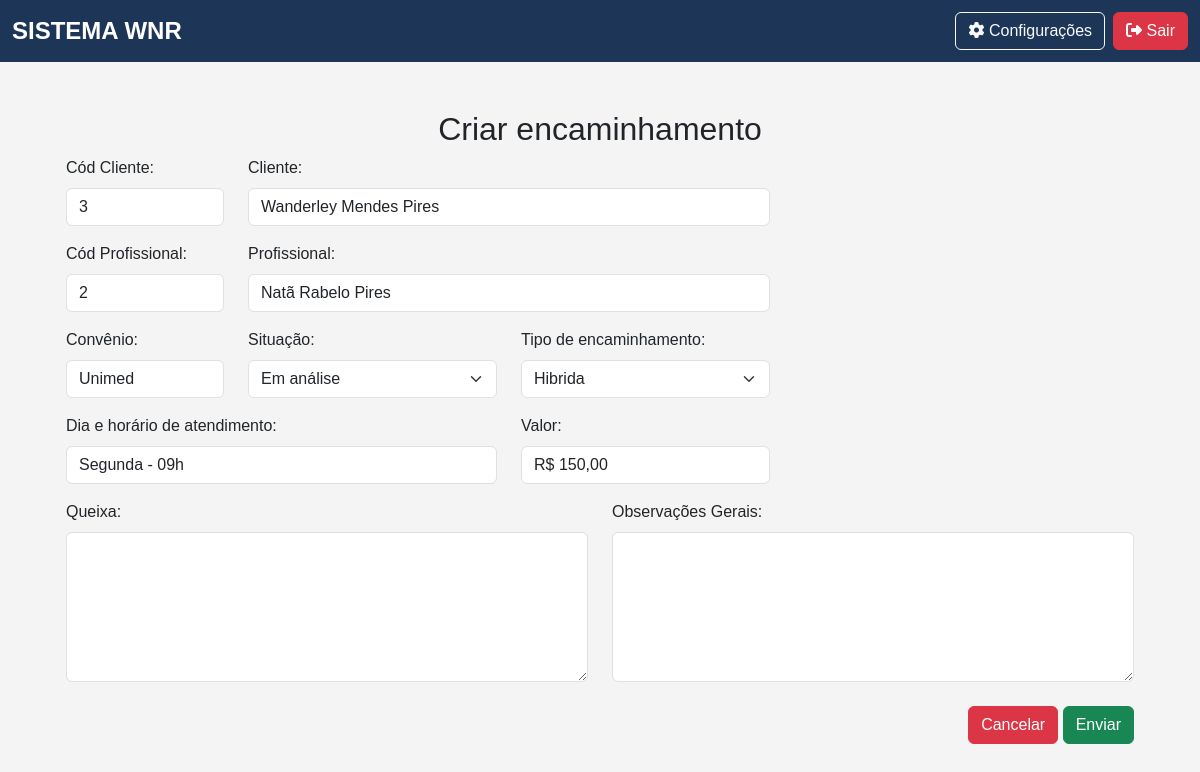
Page /editar_encaminhamento/2 (signed in) on the earlier database version.
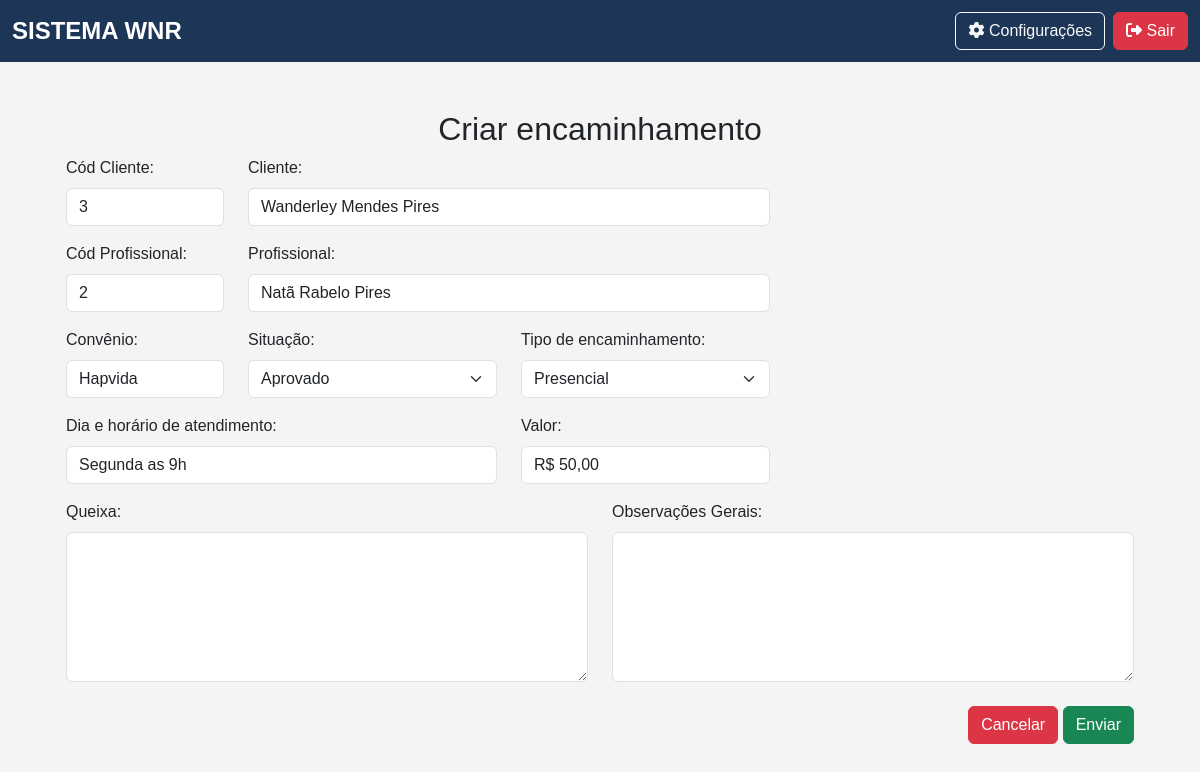
Same page on the later database version.
### app/models.py (models this page shows)
class Encaminhamento(db.Model):
    __tablename__ = "encaminhamentos"
    id                      = Column(Integer, primary_key=True, index=True)
    cliente_id              = Column(Integer, ForeignKey("clientes.id", ondelete="CASCADE"))
    profissional_id         = Column(Integer, ForeignKey("profissionais.id", ondelete="CASCADE"))
    convenio                = Column(String)
    dias_horas_atendimento  = Column(String)
    data_encaminhamento     = Column(Date)
    observacoes_gerais      = Column(String)
    queixa                  = Column(String)
    situacao                = Column(String)
    tipo_encaminhamento     = Column(String)
    valor                   = Column(Float)
    cliente = relationship("Cliente", back_populates="encaminhamentos")
    profissional = relationship("Profissional", back_populates="encaminhamentos")

class Cliente(db.Model):
    __tablename__ = "clientes"
    id                      = Column(Integer, primary_key=True, index=True)
    nome                    = Column(String, index=True)
    cpf                     = Column(String(11), unique=True, index=True)
    email                   = Column(String, unique=True, index=True)
    data_nascimento         = Column(Date)
    renda_familiar          = Column(Float)
    bairro                  = Column(String)
    canal_divulgacao        = Column(String)
    cep                     = Column(String(8))
    cidade                  = Column(String)
    condicao_habitacao      = Column(String)
    cpf_responsavel         = Column(String(11), nullable=True, default="")
    numero_cs               = Column(String)
    despesa_mensal          = Column(Float)
    escolaridade            = Column(String)
    estado                  = Column(String)
    endereco                = Column(String)
    fone_contato            = Column(String)
    fone_pessoal            = Column(String)
    foto                    = Column(String)
    grau_parentesco         = Column(String)
    nome_plano_saude        = Column(String, default="Sem plano de Saúde")
    nome_responsavel        = Column(String, default="")
    numero_filhos           = Column(Integer, default=0)
    possui_filhos           = Column(String)
    plano_saude             = Column(String)
    previdenciario          = Column(String)
    profissao               = Column(String)
    remuneracao             = Column(Float)
    rg                      = Column(String)
    saldo                   = Column(Float)
    sexo                    = Column(String)
    tipo_moradia            = Column(String)
    transporte              = Column(String)
    encaminhamentos = relationship("Encaminhamento", back_populates="cliente", cascade="all, delete-orphan")
    guias = relationship("Guia", back_populates="cliente")

class Profissional(db.Model):
    __tablename__ = "profissionais"
    id                      = Column(Integer, primary_key=True, index=True)
    nome                    = Column(String, index=True)
    cpf                     = Column(String(11), unique=True, index=True)
    email                   = Column(String, unique=True, index=True)
    data_nascimento         = Column(Date)
    bairro                  = Column(String)
    banco                   = Column(String)
    cep                     = Column(String(8))
    cidade                  = Column(String)
    graduacao               = Column(String)
    issqn                   = Column(String)
    fone_pessoal            = Column(String)
    fone_profissional       = Column(String)
    foto                    = Column(String)
    curriculum_lattes       = Column(String)
    dias_horas_disponiveis  = Column(String)
    endereco_profissional   = Column(String)
    estado                  = Column(String)
    observacoes             = Column(String)
    pix                     = Column(String)
    registro_profissional   = Column(String)
    rg                      = Column(String)
    valor_minimo            = Column(Float)
    encaminhamentos = relationship("Encaminhamento", back_populates="profissional", cascade="all, delete-orphan")
    guias = relationship("Guia", back_populates="profissional")

### app/routes/referral_routes.py (the view, shortened to what this page needs)
@encaminhamento_bp.route('/editar_encaminhamento/<int:id>', methods=['GET', 'POST'])
@login_required
@role_required('atendimento', 'financeiro', 'admin')
def editar_encaminhamento(id):
    encaminhamento = Encaminhamento.query.get_or_404(id)
    clientes = Cliente.query.all()
    profissionais = Profissional.query.all()
    valor_formatado = formatar_para_moeda(encaminhamento.valor)
    return render_template(
        'encaminhamento/form_edit.html', encaminhamento=encaminhamento, clientes=clientes, profissionais=profissionais, valor_formatado=valor_formatado)

### app/__init__.py (called while the page is built)
@login_manager.user_loader
def load_user(id):
    return Usuario.query.get(int(id))  # Converte para inteiro e busca no banco

### app/utils/edit_values.py (called while the page is built)
def formatar_para_moeda(valor):
    if valor is None:
        return "R$ 0,00"
    return format_currency(valor, 'BRL', locale='pt_BR')

### app/templates/encaminhamento/form_edit.html (shortened to what this page needs)
{% extends 'base.html' %}
{% block content %}
<div class="container mt-4">
    <h2 class="text-center">Criar encaminhamento</h2>
    <form action="{{ url_for('encaminhamento_bp.editar_encaminhamento', id=encaminhamento.id)}}" method="POST">
        <div class="container">
            <div class="row mb-3">
                <div class="col-md-2">
                    <label for="cliente_id" class="form-label">Cód Cliente:</label>
                    <input type="text" id="cliente_id" name="cliente_id" class="form-control" onchange="buscarCliente()" value="{{ encaminhamento.cliente_id }}"/>
                </div>
                <div class="col-md-6">
                    <label for="resultadoCliente" class="form-label">Cliente:</label>
                    <input type="text" id="resultadoCliente" nome="resultadoCliente" class="form-control" value="{{ encaminhamento.cliente.nome }}">
                </div>
            </div>
            <div class="row mb-3">
                <div class="col-md-2">
                    <label for="profissional_id" class="form-label">Cód Profissional:</label>
                    <input type="text" id="profissional_id" name="profissional_id" class="form-control" onchange="buscarProfissional()" value="{{ encaminhamento.profissional_id}}"/>
                </div>
                <div class="col-md-6">
                    <label for="resultado" class="form-label">Profissional:</label>
                    <input type="text" id="resultadoProfissional" name="resultadoProfissional" class="form-control" value="{{ encaminhamento.profissional.nome }}">
                </div>
            </div>
            <div class="row mb-3">
                <div class="col-md-2">
                    <label for="convenio" class="form-label">Convênio:</label>
                    <input id="convenio" name="convenio" class="form-control" value="{{ encaminhamento.convenio }}">
                </div>
                <div class="col-md-3">
                    <label for="situacao" class="form-label">Situação:</label>
                    <select class="form-select campoObrigatorio" name="situacao" id="situacao">
                        <option value="Aprovado"{% if encaminhamento.situacao == "Aprovado" %}selected{% endif %}>Aprovado</option>
                        <option value="Em análise"{% if encaminhamento.situacao == "Em análise" %}selected{% endif %}>Em análise</option>
                    </select>
                </div>
                <div class="col-md-3">
                    <label for="tipo_encaminhamento" class="form-label">Tipo de encaminhamento:</label>
                    <select class="form-select campoObrigatorio" name="tipo_encaminhamento" id="tipo_encaminhamento">
                        <option value="Presencial"{% if encaminhamento.tipo_encaminhamento == "Presencial" %}selected{% endif %}>Presencial</option>
                        <option value="Hibrida"{% if encaminhamento.tipo_encaminhamento == "Hibrida" %}selected{% endif %}>Hibrida</option>
                    </select>
                </div>
            </div>
            <div class="row mb-3">
                <div class="col-md-5">
                    <label for="dias_horas_atendimento" class="form-label">Dia e horário de atendimento:</label>
                    <input id="dias_horas_atendimento" name="dias_horas_atendimento" class="form-control" value="{{ encaminhamento.dias_horas_atendimento }}">
                </div>
                <div class="col-md-3">
                    <label for="valor" class="form-label">Valor:</label>
                    <input id="valor" name="valor" class="form-control" value="{{ valor_formatado }}">
                </div>
            </div>
            <div class="row mb-3">
                <div class="col-md-6">
                    <label for="queixa" class="form-label">Queixa:</label>
                    <textarea id="queixa" name="queixa" class="form-control" style="height: 150px;">{{ encaminhamento.queixa }}</textarea>
                </div>
                <div class="col-md-6">
                    <label for="observacoes_gerais" class="form-label" >Observações Gerais:</label>
                    <textarea id="observacoes_gerais" name="observacoes_gerais" class="form-control" style="height: 150px;">{{ encaminhamento.observacoes_gerais }}</textarea>
                </div>
            </div>
            <div class="row mt-4 mb-5">
                <div class="col-md-12 text-end">
                    <a href="{{ url_for('main_bp.menu') }}" class="btn btn-danger">Cancelar</a>
                    <button type="submit" class="btn btn-success">Enviar</button>
                </div>
            </div>
        </div>
    </form>
</div>
{% endblock %}

### app/templates/base.html (shortened to what this page needs)
<!DOCTYPE html>
<html lang="pt-BR">
<head>
    <link href="https://cdn.jsdelivr.net/npm/bootstrap@5.3.0/dist/css/bootstrap.min.css" rel="stylesheet">
    <link rel="stylesheet" href="{{ url_for('static', filename='css/base.css') }}">
</head>
<body>
    <nav class="navbar navbar-expand-lg navbar-dark">
        <div class="container-fluid">
            <a class="navbar-brand" href="{{ url_for('main_bp.menu')}}">SISTEMA WNR</a>
            <div class="d-flex">
                <a href="#" class="btn btn-outline-light me-2"><i class="fas fa-cog"></i> Configurações</a>
                <a href="{{ url_for('auth_bp.logout')}}" class="btn btn-danger"><i class="fas fa-sign-out-alt"></i> Sair</a>
            </div>
        </div>
    </nav>
    <div class="container container-fluid mt-5">
        {% block content %}{% endblock %}
    </div>
</body>
</html>

### app/static/css/base.css (style rules this page uses)
body { background-color: #f4f4f4; font-family: 'Arial', sans-serif; margin: 0; padding: 0; }
.navbar { background-color: #1d3557; }
.navbar-brand { font-size: 1.5rem; font-weight: bold; }
.navbar .btn { font-size: 1rem; transition: 0.3s; }

Differences in the rows shown:
changed Encaminhamento: convenio "Unimed" → "Hapvida"; situacao "Em análise" → "Aprovado"; tipo_encaminhamento "Hibrida" → "Presencial"; dias_horas_atendimento "Segunda - 09h" → "Segunda as 9h"
Other differences:
form field valor: "R$ 150,00" → "R$ 50,00"
